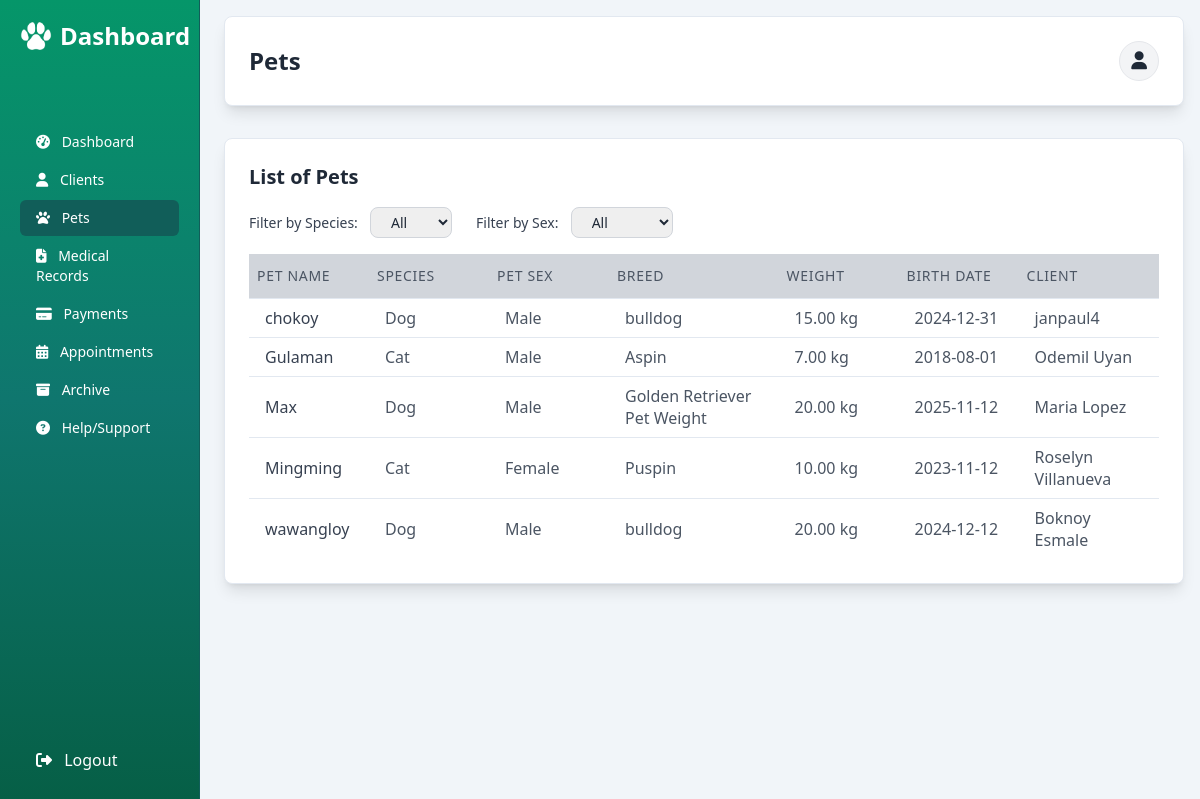
The app's page /pets.php (signed in) with its own data.
### tables this page shows
CREATE TABLE `pet` (
  `pet_id` int(11) NOT NULL,
  `pet_name` varchar(100) DEFAULT NULL,
  `pet_sex` varchar(10) DEFAULT NULL,
  `pet_weight` decimal(5,2) DEFAULT NULL,
  `pet_breed` varchar(50) DEFAULT NULL,
  `pet_birth_date` date DEFAULT NULL,
  `client_id` int(11) DEFAULT NULL,
  `status` tinyint(1) NOT NULL DEFAULT 1,
  `pet_species` enum('Dog','Cat') NOT NULL,
  `updated_at` timestamp NULL DEFAULT NULL
);

CREATE TABLE `client` (
  `client_id` int(11) NOT NULL,
  `client_name` varchar(100) DEFAULT NULL,
  `client_address` text DEFAULT NULL,
  `client_contact_number` varchar(15) DEFAULT NULL,
  `status` tinyint(1) NOT NULL DEFAULT 1,
  `updated_at` timestamp NULL DEFAULT NULL
);

### pets.php (the view, shortened to what this page needs)
<?php
require_once __DIR__ . "/db.php";
$query = "
    SELECT Pet.pet_id, Pet.pet_name, Pet.pet_sex, Pet.pet_weight, Pet.pet_breed, Pet.pet_birth_date, Pet.pet_species, Client.client_name
    FROM Pet
    JOIN Client ON Pet.client_id = Client.client_id
    WHERE Client.status = 1
";
$params = [];
$query .= " ORDER BY Pet.pet_name ASC";
$stmt = $pdo->prepare($query);
$stmt->execute($params);
$pets = $stmt->fetchAll();
?>
<!DOCTYPE html>
<html lang="en">
<head>
    <link rel="stylesheet" href="Assets/FontAwsome/css/all.min.css">
    <script src="https://cdn.tailwindcss.com"></script>
</head>
<body class="bg-slate-100 min-h-screen text-gray-800">
    <aside id="sidebar" class="fixed inset-y-0 left-0 w-[200px] bg-gradient-to-b from-emerald-600 via-teal-700 to-emerald-800 text-white p-5 transform -translate-x-full lg:translate-x-0 transition-transform duration-300 ease-in-out z-40 flex flex-col border-r border-teal-800">
        <div class="flex items-center justify-between mb-6">
            <h2 class="text-xl lg:text-2xl font-semibold flex items-center gap-2">
                <img src="image/MainIconWhite.png" alt="Dashboard" class="w-6 lg:w-8">
                <span class="md:inline">Dashboard</span>
            </h2>
        </div>
        <nav class="flex-grow mt-8 lg:mt-12 space-y-0.5">
            <a href="dashboard.php" class="block text-sm text-white px-4 py-2 rounded-md hover:bg-teal-900 transition-colors">
                <i class="fas fa-tachometer-alt mr-2"></i> Dashboard
            </a>
            <a href="clients.php" class="block text-sm text-white hover:bg-teal-800 px-4 py-2 rounded-md transition-colors">
                <i class="fas fa-user mr-2"></i> Clients
            </a>
            <a href="pets.php" class="block text-sm text-white bg-teal-800 hover:bg-teal-800 px-4 py-2 rounded-md transition-colors">
                <i class="fas fa-paw mr-2"></i> Pets
            </a>
            <a href="medical_records.php" class="block text-sm text-white hover:bg-teal-800 px-4 py-2 rounded-md transition-colors">
                <i class="fas fa-file-medical mr-2"></i> Medical Records
            </a>
            <a href="payment_methods.php" class="block text-sm text-white hover:bg-teal-800 px-4 py-2 rounded-md transition-colors">
                <i class="fas fa-credit-card mr-2"></i> Payments
            </a>
            <a href="appointments.php" class="block text-sm text-white hover:bg-teal-800 px-4 py-2 rounded-md transition-colors">
                <i class="fas fa-calendar-days mr-2"></i> Appointments
            </a>
            <a href="archive.php" class="block text-sm text-white hover:bg-teal-800 px-4 py-2 rounded-md transition-colors">
                <i class="fa-solid fa-box-archive mr-2"></i> Archive
            </a>
            <a href="#" class="block text-sm text-white hover:bg-teal-800 px-4 py-2 rounded-md transition-colors" onclick="toggleModal('vetHelpModal')">
                <i class="fas fa-question-circle mr-2"></i> Help/Support
            </a>
        </nav>
        <div class="pt-4">
            <a href="#" onclick="confirmLogout(event)" class="block text-md text-white hover:bg-red-600 px-4 py-2 rounded-md transition-colors">
                <i class="fas fa-sign-out-alt mr-2"></i> Logout
            </a>
        </div>
    </aside>
    <div class="ml-0 lg:ml-52 p-4 pt-16 lg:pt-4">
        <header class="bg-white shadow-lg rounded-lg text-gray-800 py-4 mb-6 lg:mb-8 p-4 lg:p-6 border border-slate-200">
            <div class="flex justify-between items-center">
                <h1 class="text-xl lg:text-2xl font-bold">Pets</h1>
                <div class="relative inline-block text-left">
                    <button id="profileButton" class="flex items-center justify-center w-10 h-10 bg-gray-100 border border-gray-200 rounded-full hover:bg-gray-200 text-gray-800 text-lg transition-colors">
                        <i class="fas fa-user"></i>
                    </button>
                </div>
            </div>
        </header>
        <main class="bg-white p-4 lg:p-6 rounded-lg shadow-lg border border-slate-200">
            <h2 class="text-lg sm:text-xl lg:text-xl font-semibold text-gray-800 mb-4">List of Pets</h2>
            <form method="GET" class="flex flex-row gap-6 mb-4">
                <div>
                    <label for="speciesFilter" class="text-sm font-medium text-gray-700 mr-2">Filter by Species:</label>
                    <select name="species" id="speciesFilter" class="border border-gray-300 rounded-lg px-4 cursor-pointer py-1 text-sm focus:ring-2 focus:ring-indigo-400 focus:outline-none" onchange="this.form.submit()">
                        <option value="All" <?php echo (!isset($_GET['species']) || $_GET['species'] === 'All') ? 'selected' : ''; ?>>All</option>
                    </select>
                </div>
                <div>
                    <label for="sexFilter" class="text-sm font-medium text-gray-700 mr-2">Filter by Sex:</label>
                    <select name="sex" id="sexFilter" class="border border-gray-300 rounded-lg px-4 cursor-pointer py-1 text-sm focus:ring-2 focus:ring-indigo-400 focus:outline-none" onchange="this.form.submit()">
                        <option value="All" <?php echo (!isset($_GET['sex']) || $_GET['sex'] === 'All') ? 'selected' : ''; ?>>All</option>
                    </select>
                </div>
            </form>
            <?php if (count($pets) > 0): ?>
                <div class="overflow-y-auto max-h-96">
                    <table class="min-w-full divide-y divide-slate-200">
                        <thead class="bg-gray-300 sticky top-0 z-2">
                            <tr class="border-b border-slate-200">
                                <th class="px-2 py-3 text-left text-xs sm:text-sm font-medium text-gray-600 uppercase tracking-wider min-w-[120px] whitespace-nowrap overflow-hidden truncate">Pet Name</th>
                                <th class="px-2 py-3 text-left text-xs sm:text-sm font-medium text-gray-600 uppercase tracking-wider min-w-[120px] whitespace-nowrap overflow-hidden truncate">Species</th>
                                <th class="px-2 py-3 text-left text-xs sm:text-sm font-medium text-gray-600 uppercase tracking-wider min-w-[120px] whitespace-nowrap overflow-hidden truncate">Pet Sex</th>
                                <th class="px-2 py-3 text-left text-xs sm:text-sm font-medium text-gray-600 uppercase tracking-wider min-w-[120px] whitespace-nowrap overflow-hidden truncate">Breed</th>
                                <th class="px-2 py-3 text-left text-xs sm:text-sm font-medium text-gray-600 uppercase tracking-wider min-w-[120px] whitespace-nowrap overflow-hidden truncate">Weight</th>
                                <th class="px-2 py-3 text-left text-xs sm:text-sm font-medium text-gray-600 uppercase tracking-wider min-w-[120px] whitespace-nowrap overflow-hidden truncate">Birth Date</th>
                                <th class="px-2 py-3 text-left text-xs sm:text-sm font-medium text-gray-600 uppercase tracking-wider min-w-[120px] whitespace-nowrap overflow-hidden truncate">Client</th>
                            </tr>
                        </thead>
                        <tbody class="bg-white divide-y divide-slate-200">
                            <?php foreach ($pets as $pet): ?>
                                <tr class="hover:bg-gray-50 transition-colors">
                                    <td class="px-4 py-2 text-gray-700"><?= htmlspecialchars($pet['pet_name']) ?></td>
                                    <td class="px-4 py-2 text-gray-600"><?= htmlspecialchars($pet['pet_species']) ?></td>
                                    <td class="px-4 py-2 text-gray-600"><?= htmlspecialchars($pet['pet_sex']) ?></td>
                                    <td class="px-4 py-2 text-gray-600"><?= htmlspecialchars($pet['pet_breed']) ?></td>
                                    <td class="px-4 py-2 text-gray-600"><?= htmlspecialchars($pet['pet_weight']) ?> kg</td>
                                    <td class="px-4 py-2 text-gray-600"><?= htmlspecialchars($pet['pet_birth_date']) ?></td>
                                    <td class="px-4 py-2 text-gray-600"><?= htmlspecialchars($pet['client_name']) ?></td>
                                </tr>
                            <?php endforeach; ?>
                        </tbody>
                    </table>
                </div>
            <?php else: ?>
                <p class="text-center text-gray-500 text-sm sm:text-base">No pets added yet.</p>
            <?php endif; ?>
        </main>
    </div>
</body>
</html>

### records on screen
pet: pet_name "chokoy", pet_species "Dog", pet_sex "Male", pet_breed "bulldog", pet_weight "15.00", pet_birth_date "2024-12-31", client.client_name "janpaul4"
pet: pet_name "Gulaman", pet_species "Cat", pet_sex "Male", pet_breed "Aspin", pet_weight "7.00", pet_birth_date "2018-08-01", client.client_name "Odemil Uyan"
pet: pet_name "Max", pet_species "Dog", pet_sex "Male", pet_breed "Golden Retriever Pet Weight", pet_weight "20.00", pet_birth_date "2025-11-12", client.client_name "Maria Lopez"
pet: pet_name "Mingming", pet_species "Cat", pet_sex "Female", pet_breed "Puspin", pet_weight "10.00", pet_birth_date "2023-11-12", client.client_name "Roselyn Villanueva"
pet: pet_name "wawangloy", pet_species "Dog", pet_sex "Male", pet_breed "bulldog", pet_weight "20.00", pet_birth_date "2024-12-12", client.client_name "Boknoy Esmale"
